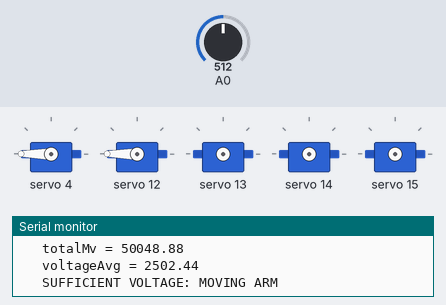
The sketch below on a simulated Arduino Uno, built with avr-gcc and run on an emulated ATmega328P. Parts: 5 × servo, the last lines printed to the serial monitor. The inputs (shaded band) are chosen by the test bench; at power-on: A0 = 512.

Above: at 1.2 s.
1.3 s: A0 set to 211
At 3.8 s:
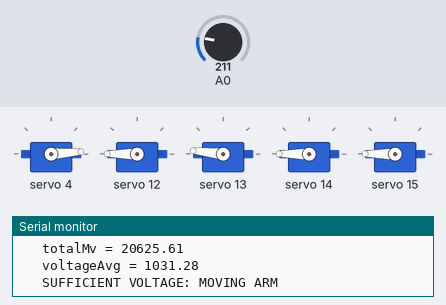
4.3 s: A0 set to 189
At 6.3 s:
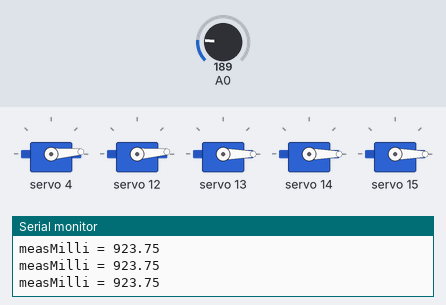
6.9 s: A0 set to 306
At 7.8 s:
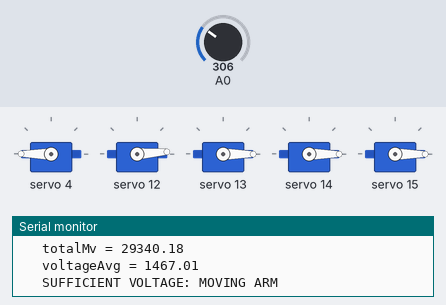
Timing chart, 0 to 15.9 s (numbered marks = the images above; inputs shaded):
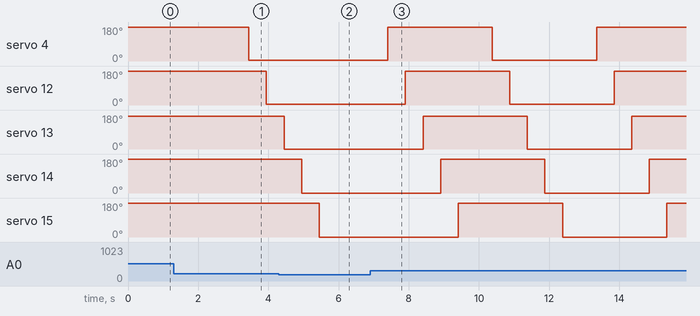

Measured:
- the behaviour switches between 205 and 204 on A0 (found by bisection; images 1 and 2)
- after the input at 4.3 s, servo 4: stays 4° (without the input it goes to 180° after 2.1 s)
- after the input at 6.9 s, servo 4: 4° → 180° after 0.51 s, → 4° 3.0 s later, → 180° 3.0 s later; servo 12: 4° → 180° after 1.0 s, → 4° 3.0 s later, → 180° 3.0 s later

The sketch:

integratedProstheticCode.ino
```cpp
#include <Wire.h>
#include <Adafruit_PWMServoDriver.h>
Adafruit_PWMServoDriver pwm = Adafruit_PWMServoDriver();

int measCount = 0;
int minVoltage = 450;
float totalMv = 0.0;
float voltageAvg = 0.0;
int movCount = 0;

#define SERVOMIN1  120 // This is the 'minimum' pulse length count (out of 4096)
#define SERVOMAX1  570 // This is the 'maximum' pulse length count (out of 4096)
#define SERVOMIN2  120
#define SERVOMAX2  570
#define SERVOMIN3  100
#define SERVOMAX3  480
#define SERVOMIN4  110
#define SERVOMAX4  510
#define SERVOMIN5  100
#define SERVOMAX5  500

#define USMIN  600 // This is the rounded 'minimum' microsecond length based on the minimum pulse of 150
#define USMAX  2400 // This is the rounded 'maximum' microsecond length based on the maximum pulse of 600
#define SERVO_FREQ 50 // Analog servos run at ~50 Hz updates

// our servo # counter
uint8_t servonum = 12;


void setup() {
  // put your setup code here, to run once:
  Serial.begin(9600);
  pwm.begin();
  pwm.setPWMFreq(SERVO_FREQ);
  delay(10);

}

float readVoltage(){
  float sensorValue = analogRead(A0);
  float millivolt = ((sensorValue/1023) * 5)*1000;
  //Serial.print("Sensor Value:"); Serial.println(sensorValue);
  //Serial.print("Voltage: ");Serial.print(millivolt);Serial.println("mv");
  return millivolt;
}

//Return servos to initial or 0 position
void allMin(){
  setPosition(4, SERVOMIN1);
  setPosition(12, SERVOMIN2);
  setPosition(13, SERVOMIN3);
  setPosition(14, SERVOMIN4);
  setPosition(15, SERVOMIN5);
}

//Move servos to maximum or 180 degree position
void allMax(){
  setPosition(4, SERVOMAX1);
  setPosition(12, SERVOMAX2);
  setPosition(13, SERVOMAX3);
  setPosition(14, SERVOMAX4);
  setPosition(15, SERVOMAX5);
}

//Rotate a servo between maximums
void rotateMax(int servo, int servoMin, int servoMax){
  Serial.println(servo);
  for (uint16_t pulselen = servoMin; pulselen < servoMax; pulselen = pulselen +5) {
    if((pulselen == servoMin)){
      delay(1000);
    }
    if((pulselen == servoMax)){
      delay(1000);
    }
    pwm.setPWM(servo, 0, pulselen);
    Serial.print("pulselen= ");
    Serial.println(pulselen);
    delay(50);
  }
}

void setPosition(int servo, int pulseLen){
  pwm.setPWM(servo, 0, pulseLen);
  delay(500);
}

void maping(int angle, int pulseMin, int pulseMax){
  int pulse = map(angle, 0, 180, pulseMin, pulseMax);
  Serial.print("Angle = "); Serial.println(angle);
  Serial.print("Pulse = "); Serial.println(pulse);
  setPosition(12, pulse);
}


void loop() {


  int sampleAMT = 20;

  //unsigned long StartTime = micros();           //Start time measurement
  totalMv = 0;
  voltageAvg = 0;

  while(1){
    /*
    allMax();
    delay(50);
    allMin();
    delay(50);*/


    //2 Approaches: Long delay, small sample size or short delay large size

    //Read the MiAware voltage measurement
    float measMilli = readVoltage();
    //Serial.print("measCount = "); Serial.println(measCount);
    Serial.print("measMilli = "); Serial.println(measMilli);
    delay(1);

    measCount++;
    totalMv += measMilli;         //Addup up measurements

    //Once number of samples reached, take average
    if(measCount == sampleAMT){
      voltageAvg = (totalMv)/sampleAMT;
      Serial.print("\t totalMv = "); Serial.println(totalMv);
      Serial.print("\t voltageAvg = "); Serial.println(voltageAvg);
      Serial.println("");

      if(voltageAvg < 1000){
        Serial.println("");Serial.println("\t INSUFFICIENT VOLTAGE");Serial.println("");
        delay(1);


      }
      else if(voltageAvg > 1000){
        Serial.println("");Serial.println("\t SUFFICIENT VOLTAGE: MOVING ARM");Serial.println("");
        delay(1);
        movCount++;
        if((movCount%2) != 0){
          allMax();
        }
        else{
          allMin();
        }
      }
      else{
        Serial.println("");Serial.println("\t ERROR");Serial.println("");
        delay(1);
      }

      measCount = 0;
      totalMv = 0;
      voltageAvg = 0;
    }


    delay(10);

  }

}
```
